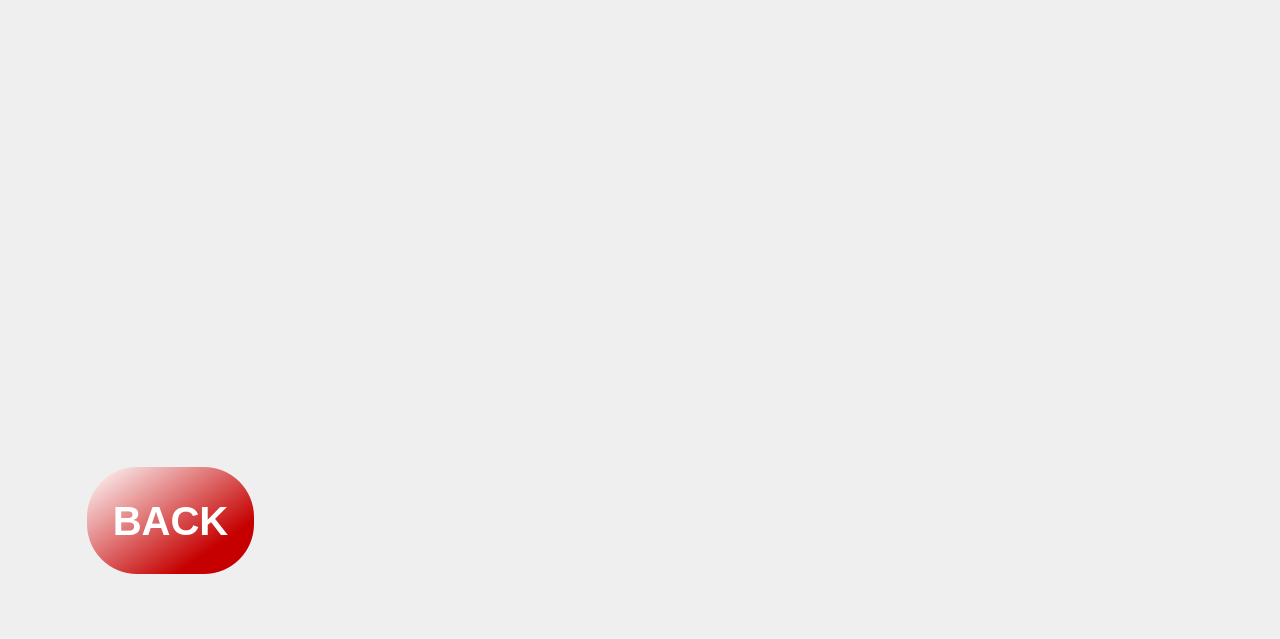
    <widget class="QWidget" name="page_58">
     <widget class="QLabel" name="label_50">
      <property name="geometry">
       <rect>
        <x>0</x>
        <y>0</y>
        <width>1250</width>
        <height>630</height>
       </rect>
      </property>
      <property name="text">
       <string/>
      </property>
     </widget>
     <widget class="QLabel" name="label_51">
      <property name="geometry">
       <rect>
        <x>0</x>
        <y>0</y>
        <width>611</width>
        <height>411</height>
       </rect>
      </property>
      <property name="text">
       <string/>
      </property>
      <property name="pixmap">
       <pixmap resource="icon.qrc">:/adding/adding/pp.jpeg</pixmap>
      </property>
      <property name="scaledContents">
       <bool>true</bool>
      </property>
     </widget>
     <widget class="QLabel" name="label_52">
      <property name="geometry">
       <rect>
        <x>620</x>
        <y>0</y>
        <width>631</width>
        <height>371</height>
       </rect>
      </property>
      <property name="text">
       <string/>
      </property>
      <property name="pixmap">
       <pixmap resource="icon.qrc">:/adding/adding/ppp.jpeg</pixmap>
      </property>
      <property name="scaledContents">
       <bool>true</bool>
      </property>
     </widget>
     <widget class="QLabel" name="label_53">
      <property name="geometry">
       <rect>
        <x>400</x>
        <y>370</y>
        <width>841</width>
        <height>231</height>
       </rect>
      </property>
      <property name="text">
       <string/>
      </property>
      <property name="pixmap">
       <pixmap resource="icon.qrc">:/adding/adding/Allotropes-of-Phosphorus.png</pixmap>
      </property>
      <property name="scaledContents">
       <bool>false</bool>
      </property>
     </widget>
     <widget class="QLabel" name="label_54">
      <property name="geometry">
       <rect>
        <x>1010</x>
        <y>390</y>
        <width>261</width>
        <height>191</height>
       </rect>
      </property>
      <property name="text">
       <string/>
      </property>
      <property name="pixmap">
       <pixmap resource="icon.qrc">:/adding/adding/kUec7ZhbuZkR4DQAhvPB57.jpg</pixmap>
      </property>
      <property name="scaledContents">
       <bool>true</bool>
      </property>
     </widget>
     <widget class="QPushButton" name="Phospho_back_push_15">
      <property name="geometry">
       <rect>
        <x>80</x>
        <y>460</y>
        <width>181</width>
        <height>121</height>
       </rect>
      </property>
      <property name="font">
       <font>
        <pointsize>30</pointsize>
        <italic>false</italic>
        <bold>true</bold>
       </font>
      </property>
      <property name="autoFillBackground">
       <bool>false</bool>
      </property>
      <property name="styleSheet">
       <string notr="true">QPushButton
{
border:none;
	color: white;
	
	
	background-color: qlineargradient(spread:pad, x1:0.794851, y1:0.717, x2:0.012, y2:0, stop:0 rgba(198, 0, 0, 255), stop:1 rgba(255, 255, 255, 255));
border-radius:50px;
margin:7px;

}
QPushButton:pressed
{
	
	
	background-color: qlineargradient(spread:pad, x1:0.0877017, y1:0.081, x2:0.857304, y2:0.869, stop:0 rgba(198, 0, 0, 255), stop:1 rgba(255, 255, 255, 255));
}</string>
      </property>
      <property name="text">
       <string>BACK</string>
      </property>
     </widget>
    </widget>
